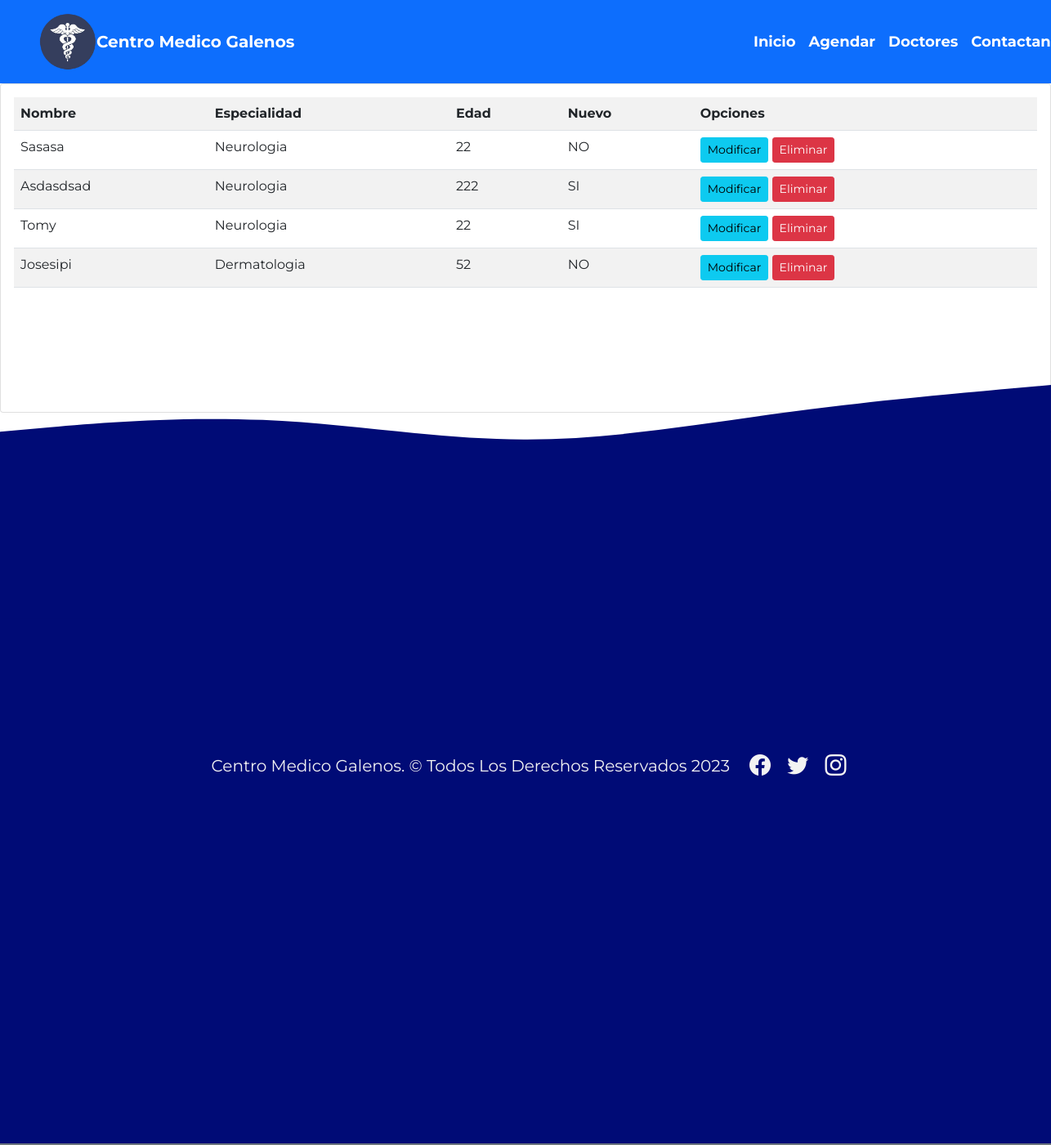
The page /listar/ on the database as committed earlier.
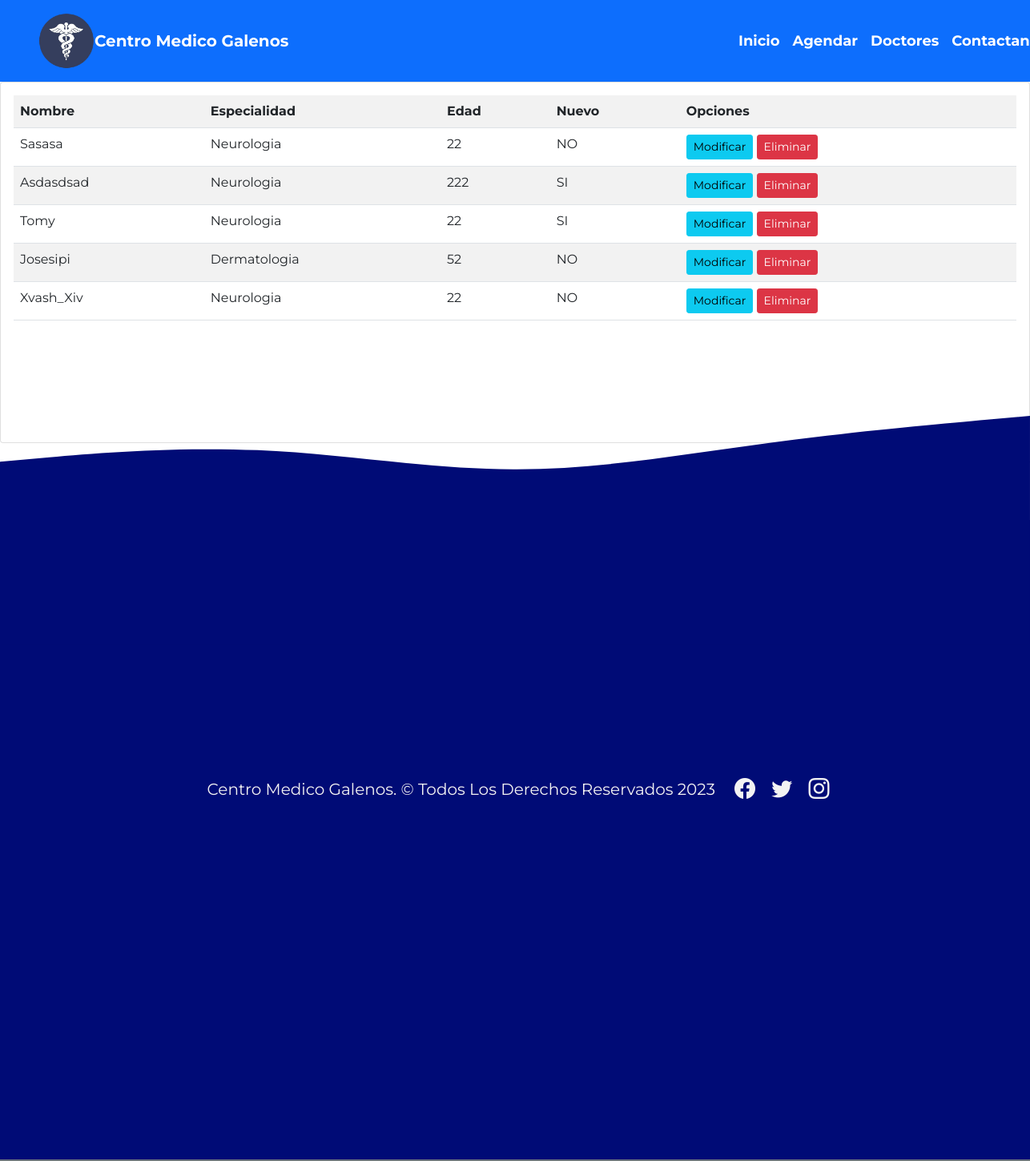
The same page on the database as committed later.
### app/models.py (models this page shows, shortened)
class Doctor(models.Model):
    nombre = models.CharField(max_length=50)
    edad = models.IntegerField()
    descripcion = models.TextField()
    nuevo = models.BooleanField()
    especialidad = models.ForeignKey(Especialidad, on_delete=models.PROTECT)
    fechas = models.DateField()
    imagen = models.ImageField(upload_to="docs",null=True)

class Especialidad(models.Model):
    especialidad = models.CharField(max_length=50)
    def __str__(self):
        return self.especialidad

### app/views.py (the view)
# urls.py: path('listar/', listar,name="listar"),
def listar (request):
    doctores = Doctor.objects.all()
    data ={
        'doctores' : doctores
    }
    return render(request,'app/docs/listar.html',data)

### app/templates/app/docs/listar.html
{% extends 'app/base.html' %}
{% load static %}
{% block contenido %}
<div class="card">
    <div class="card-body">
        <table class="table table-striped table-hover table-responsive-sm">
            <tr>
                <th>Nombre</th>
                <th>Especialidad</th>
                <th>Edad</th>
                <th>Nuevo</th>
                <th>Opciones</th>
            </tr>
            {% for d in doctores  %}
                <tr>
                    <td> {{ d.nombre | title }} </td>
                    <td> {{ d.especialidad }} </td>
                    <td> {{ d.edad }}  </td>
                    <td>
                        {% if d.nuevo == True %}
                        SI
                        {% else %}
                        NO
                        {% endif %} </td>
                    <td>
                        <a href="{% url 'modificar' d.id %}" class="btn btn-info btn-sm">Modificar</a>
                        <a href="{% url 'eliminar' d.id %}" class="btn btn-danger btn-sm">Eliminar</a>
                    </td>
                </tr>
            {% endfor  %}
        </table>
        <br>
        <br>
        <br>
        <br>
        <br>
    </div>
</div>
{% endblock %}

Rows that differ between the two databases and show on the page:
added Doctor: nombre "Xvash_Xiv", especialidad "Neurologia", edad "22", nuevo "NO"
